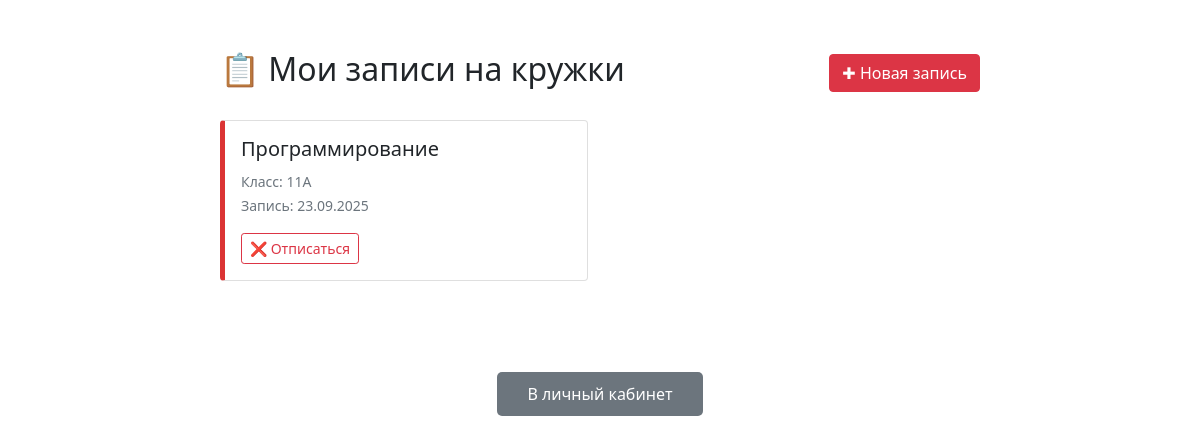
The app's page /students/my_registrations/ (signed in) with its own data.
### students/models.py (models this page shows, shortened)
class Profile(models.Model):
    user = models.ForeignKey(settings.AUTH_USER_MODEL, on_delete=models.CASCADE, verbose_name='Пользователь')
    family = models.CharField(max_length=50, verbose_name='Фамилия')
    name = models.CharField(max_length=50, verbose_name='Имя')
    active = models.CharField(max_length=50, choices=Activities, verbose_name='Кружок')
    Class = models.CharField(max_length=3, verbose_name='Класс')
    created_at = models.DateTimeField(auto_now_add=True, verbose_name='Дата записи')
    class Meta:
        ordering = ['-created_at']
        verbose_name = 'Ученик'
        verbose_name_plural = 'Ученики'
        unique_together = ['user', 'active']

### students/views.py (the view)
# urls.py: path('my_registrations/', MyRegistrationsView.as_view(), name='my_registrations'),
class MyRegistrationsView(LoginRequiredMixinCustom, ListView):
    model = Profile
    template_name = 'my_registrations.html'
    context_object_name = 'registrations'
    def get_queryset(self):
        return Profile.objects.filter(user=self.request.user).order_by('-created_at')

### students/views.py (called while the page is built)
    def dispatch(self, request, *args, **kwargs):
        if not request.user.is_authenticated:
            messages.warning(request, "Для доступа к этой странице необходимо войти в систему.")
        return super().dispatch(request, *args, **kwargs)

### templates/my_registrations.html (shortened to what this page needs)
<!DOCTYPE html>
{% load static %}
<html lang="ru">
<head>
    <link href="https://cdn.jsdelivr.net/npm/bootstrap@5.1.3/dist/css/bootstrap.min.css" rel="stylesheet">
    <link rel="stylesheet" href="{% static 'css/myregister.css' %}">
</head>
<body>
    <div class="container container-custom">
        <div class="d-flex justify-content-between align-items-center mb-4">
            <h2>📋 Мои записи на кружки</h2>
            <a href="{% url 'sign_up_active' %}" class="btn btn-danger">✚ Новая запись</a>
        </div>
        {% if registrations %}
            <div class="row">
                {% for registration in registrations %}
                    <div class="col-md-6 mb-3">
                        <div class="card registration-card">
                            <div class="card-body">
                                <h5 class="card-title">{{ registration.active }}</h5>
                                <p class="card-text">
                                    <small class="text-muted">
                                        Класс: {{ registration.Class }}<br>
                                        Запись: {{ registration.created_at|date:"d.m.Y" }}
                                    </small>
                                </p>
                                <button type="button" class="btn btn-outline-danger btn-sm"
                                        data-bs-toggle="modal"
                                        data-bs-target="#deleteModal{{ registration.id }}">
                                    ❌ Отписаться
                                </button>
                            </div>
                        </div>
                    </div>
                {% endfor %}
            </div>
        {% else %}
            <div class="empty-state">
                <h4>📭 У вас пока нет записей на кружки</h4>
                <p>Запишитесь на кружок, чтобы он появился здесь</p>
                <a href="{% url 'sign_up_active' %}" class="btn btn-primary">Записаться на кружок</a>
            </div>
        {% endif %}
    </div>
    <div class="container-btn">
        <a href="{% url 'dashboard' %}" class="btn btn-custom-2"><span>В личный кабинет</span></a>
    </div>
</body>
</html>

### static/css/myregister.css (style rules this page uses)
.container-custom { max-width: 800px; margin: 30px auto; padding: 20px; }
.registration-card { border-left: 5px solid #db3434; margin-bottom: 15px; transition: all 0.3s; }
.btn-custom-2 { margin-top: 10px; background: #6c757d; color: white; padding: 10px 30px; border-radius: 5px; border: none; transition: all 0.3s; }
.container-btn { display: flex; justify-content: center; }

### records on screen
Profile: active "Программирование", Class "11A", created_at "23.09.2025"
